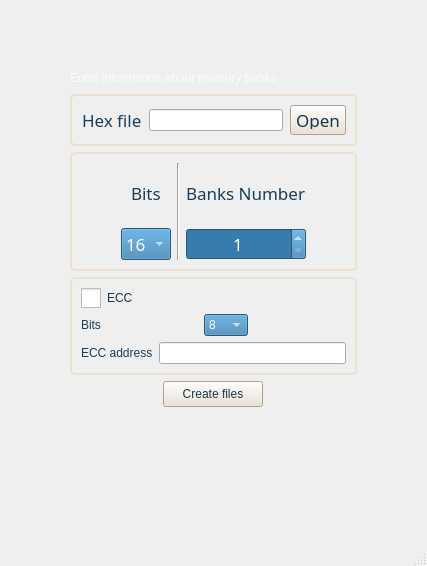
<?xml version="1.0" encoding="UTF-8"?>
<ui version="4.0">
 <class>MainWindow</class>
 <widget class="QMainWindow" name="MainWindow">
  <property name="geometry">
   <rect>
    <x>0</x>
    <y>0</y>
    <width>427</width>
    <height>566</height>
   </rect>
  </property>
  <property name="windowTitle">
   <string>MainWindow</string>
  </property>
  <widget class="QWidget" name="centralwidget">
   <property name="styleSheet">
    <string notr="true">
#centralwidget{
	background: qlineargradient(x1: 0, y1: 0, x2: 0, y2: 1,
                                stop: 0 #367caf,  stop: 1.0 rgb(72, 168, 236));
}

#page_1, #page_2, #page_3{
background-color: rgba(255, 255, 255, 0);
}

QLabel{
	font: 13pt bold &quot;Traditional Arabic&quot;;
	color:rgb(27, 62, 88);
}

#label_enter_info, #label_process_info, #label_welcome{
	color: rgb(252, 252, 244)
}


QPushButton{
	 background-color: rgb(236, 224, 208);
	 color: rgb(23, 54, 76);
	 padding: 5px;
	 font: 13pt  &quot;Traditional Arabic&quot;;
}


QPushButton:pressed{
	 background-color:#dbe3f6 ;
}

QPushButton:hover{
	background-color: rgb(0, 170, 0);
	color: rgb(255, 255, 255);
}

QPushButton::disabled{
	background-color:rgb(141, 185, 238);
}

QGroupBox {
    background-color: qlineargradient(x1: 0, y1: 0, x2: 0, y2: 1,
                                      stop: 0 rgba(219, 227, 246, 128), stop: 1 rgba(252, 252, 244,128));
    border: 2px solid rgb(236, 224, 208);
    border-radius: 5px;
    margin-top: 1ex; /* leave space at the top for the title */
}

QCheckBox{
	 color: rgb(23, 54, 76);
	 font: 13pt  &quot;Traditional Arabic&quot;;
}

QCheckBox:indicator{
    width: 20px;
    height: 20px;
}

QCheckBox::indicator:checked {
    width: 20px;
    height: 20px;
}


QComboBox, QSpinBox {
	background-color: #367caf;
	font: 13pt  bold &quot;Traditional Arabic&quot;;
	color: #ffffff;
    min-width: 3em;
	selection-background-color: #ffffff;
	selection-color: #367caf;
}

QComboBox::disabled{
	background-color:rgb(141, 185, 238);
}

QComboBox QAbstractItemView {
	background-color: #367caf;
}

QSpinBox QAbstractItemView {
	background-color: #367caf;
}

QLineEdit::disabled{
	background-color:rgb(197, 219, 248);
}


</string>
   </property>
   <layout class="QGridLayout" name="gridLayout">
    <item row="0" column="1">
     <widget class="QStackedWidget" name="stackedWidget">
      <property name="currentIndex">
       <number>1</number>
      </property>
      <widget class="QWidget" name="page_1">
       <layout class="QGridLayout" name="gridLayout_4">
        <item row="0" column="0">
         <layout class="QGridLayout" name="gridLayout_2">
          <item row="6" column="1">
           <spacer name="verticalSpacer">
            <property name="orientation">
             <enum>Qt::Vertical</enum>
            </property>
            <property name="sizeHint" stdset="0">
             <size>
              <width>20</width>
              <height>40</height>
             </size>
            </property>
           </spacer>
          </item>
          <item row="1" column="2">
           <spacer name="horizontalSpacer_2">
            <property name="orientation">
             <enum>Qt::Horizontal</enum>
            </property>
            <property name="sizeHint" stdset="0">
             <size>
              <width>40</width>
              <height>20</height>
             </size>
            </property>
           </spacer>
          </item>
          <item row="1" column="0">
           <spacer name="horizontalSpacer">
            <property name="orientation">
             <enum>Qt::Horizontal</enum>
            </property>
            <property name="sizeHint" stdset="0">
             <size>
              <width>40</width>
              <height>20</height>
             </size>
            </property>
           </spacer>
          </item>
          <item row="1" column="1">
           <widget class="QLabel" name="label_welcome">
            <property name="text">
             <string>Welcome to Hex Splitter!</string>
            </property>
           </widget>
          </item>
          <item row="5" column="1">
           <widget class="QPushButton" name="pushButton_start">
            <property name="sizePolicy">
             <sizepolicy hsizetype="Minimum" vsizetype="Minimum">
              <horstretch>0</horstretch>
              <verstretch>0</verstretch>
             </sizepolicy>
            </property>
            <property name="minimumSize">
             <size>
              <width>130</width>
              <height>20</height>
             </size>
            </property>
            <property name="maximumSize">
             <size>
              <width>200</width>
              <height>35</height>
             </size>
            </property>
            <property name="text">
             <string>Start</string>
            </property>
           </widget>
          </item>
          <item row="4" column="1" alignment="Qt::AlignHCenter">
           <widget class="Line" name="line">
            <property name="sizePolicy">
             <sizepolicy hsizetype="Fixed" vsizetype="Fixed">
              <horstretch>0</horstretch>
              <verstretch>0</verstretch>
             </sizepolicy>
            </property>
            <property name="minimumSize">
             <size>
              <width>100</width>
              <height>0</height>
             </size>
            </property>
            <property name="orientation">
             <enum>Qt::Horizontal</enum>
            </property>
           </widget>
          </item>
          <item row="0" column="1">
           <spacer name="verticalSpacer_2">
            <property name="orientation">
             <enum>Qt::Vertical</enum>
            </property>
            <property name="sizeHint" stdset="0">
             <size>
              <width>20</width>
              <height>40</height>
             </size>
            </property>
           </spacer>
          </item>
         </layout>
        </item>
       </layout>
      </widget>
      <widget class="QWidget" name="page_2">
       <layout class="QVBoxLayout" name="verticalLayout">
        <item>
         <layout class="QGridLayout" name="gridLayout_11">
          <property name="topMargin">
           <number>50</number>
          </property>
          <item row="1" column="2">
           <widget class="QLabel" name="label_enter_info">
            <property name="sizePolicy">
             <sizepolicy hsizetype="Minimum" vsizetype="Maximum">
              <horstretch>0</horstretch>
              <verstretch>0</verstretch>
             </sizepolicy>
            </property>
            <property name="text">
             <string>Enter information about memory banks</string>
            </property>
           </widget>
          </item>
          <item row="1" column="4">
           <spacer name="horizontalSpacer_4">
            <property name="orientation">
             <enum>Qt::Horizontal</enum>
            </property>
            <property name="sizeHint" stdset="0">
             <size>
              <width>40</width>
              <height>20</height>
             </size>
            </property>
           </spacer>
          </item>
          <item row="3" column="2">
           <widget class="QGroupBox" name="groupBox_memory">
            <property name="title">
             <string/>
            </property>
            <property name="alignment">
             <set>Qt::AlignCenter</set>
            </property>
            <layout class="QHBoxLayout" name="horizontalLayout_6">
             <item>
              <spacer name="horizontalSpacer_8">
               <property name="orientation">
                <enum>Qt::Horizontal</enum>
               </property>
               <property name="sizeHint" stdset="0">
                <size>
                 <width>40</width>
                 <height>20</height>
                </size>
               </property>
              </spacer>
             </item>
             <item>
              <layout class="QVBoxLayout" name="verticalLayout_8">
               <item alignment="Qt::AlignHCenter">
                <widget class="QLabel" name="label_bits">
                 <property name="sizePolicy">
                  <sizepolicy hsizetype="Preferred" vsizetype="Expanding">
                   <horstretch>0</horstretch>
                   <verstretch>0</verstretch>
                  </sizepolicy>
                 </property>
                 <property name="minimumSize">
                  <size>
                   <width>0</width>
                   <height>0</height>
                  </size>
                 </property>
                 <property name="font">
                  <font>
                   <family>12 Traditional Arabic</family>
                   <pointsize>13</pointsize>
                   <weight>50</weight>
                   <italic>false</italic>
                   <bold>false</bold>
                  </font>
                 </property>
                 <property name="text">
                  <string>Bits</string>
                 </property>
                </widget>
               </item>
               <item alignment="Qt::AlignHCenter">
                <widget class="QComboBox" name="comboBox_bits">
                 <property name="font">
                  <font>
                   <family>12 Traditional Arabic</family>
                   <pointsize>13</pointsize>
                   <weight>50</weight>
                   <italic>false</italic>
                   <bold>false</bold>
                  </font>
                 </property>
                 <item>
                  <property name="text">
                   <string>16</string>
                  </property>
                 </item>
                 <item>
                  <property name="text">
                   <string>32</string>
                  </property>
                 </item>
                 <item>
                  <property name="text">
                   <string>64</string>
                  </property>
                 </item>
                </widget>
               </item>
              </layout>
             </item>
             <item>
              <widget class="Line" name="line_2">
               <property name="orientation">
                <enum>Qt::Vertical</enum>
               </property>
              </widget>
             </item>
             <item>
              <layout class="QVBoxLayout" name="verticalLayout_9">
               <item alignment="Qt::AlignHCenter">
                <widget class="QLabel" name="label_banks_number">
                 <property name="font">
                  <font>
                   <family>12 Traditional Arabic</family>
                   <pointsize>13</pointsize>
                   <weight>50</weight>
                   <italic>false</italic>
                   <bold>false</bold>
                  </font>
                 </property>
                 <property name="text">
                  <string>Banks Number</string>
                 </property>
                </widget>
               </item>
               <item>
                <widget class="QSpinBox" name="spinBox_banks_number">
                 <property name="sizePolicy">
                  <sizepolicy hsizetype="Preferred" vsizetype="Fixed">
                   <horstretch>0</horstretch>
                   <verstretch>0</verstretch>
                  </sizepolicy>
                 </property>
                 <property name="font">
                  <font>
                   <family>12 Traditional Arabic</family>
                   <pointsize>13</pointsize>
                   <weight>50</weight>
                   <italic>false</italic>
                   <bold>false</bold>
                  </font>
                 </property>
                 <property name="alignment">
                  <set>Qt::AlignCenter</set>
                 </property>
                 <property name="buttonSymbols">
                  <enum>QAbstractSpinBox::UpDownArrows</enum>
                 </property>
                 <property name="specialValueText">
                  <string/>
                 </property>
                 <property name="accelerated">
                  <bool>false</bool>
                 </property>
                 <property name="correctionMode">
                  <enum>QAbstractSpinBox::CorrectToPreviousValue</enum>
                 </property>
                 <property name="keyboardTracking">
                  <bool>true</bool>
                 </property>
                 <property name="showGroupSeparator" stdset="0">
                  <bool>false</bool>
                 </property>
                 <property name="minimum">
                  <number>1</number>
                 </property>
                 <property name="singleStep">
                  <number>1</number>
                 </property>
                </widget>
               </item>
              </layout>
             </item>
             <item>
              <spacer name="horizontalSpacer_5">
               <property name="orientation">
                <enum>Qt::Horizontal</enum>
               </property>
               <property name="sizeHint" stdset="0">
                <size>
                 <width>40</width>
                 <height>20</height>
                </size>
               </property>
              </spacer>
             </item>
            </layout>
           </widget>
          </item>
          <item row="4" column="2">
           <widget class="QGroupBox" name="groupBox_ECC_info">
            <property name="title">
             <string/>
            </property>
            <property name="alignment">
             <set>Qt::AlignCenter</set>
            </property>
            <layout class="QGridLayout" name="gridLayout_6">
             <item row="0" column="0">
              <layout class="QVBoxLayout" name="verticalLayout_10">
               <item>
                <widget class="QCheckBox" name="checkBox_ECC">
                 <property name="sizePolicy">
                  <sizepolicy hsizetype="Fixed" vsizetype="Fixed">
                   <horstretch>0</horstretch>
                   <verstretch>0</verstretch>
                  </sizepolicy>
                 </property>
                 <property name="text">
                  <string>ECC</string>
                 </property>
                </widget>
               </item>
               <item>
                <layout class="QHBoxLayout" name="horizontalLayout_3">
                 <item>
                  <widget class="QLabel" name="label_ECC_bits">
                   <property name="sizePolicy">
                    <sizepolicy hsizetype="Maximum" vsizetype="Preferred">
                     <horstretch>0</horstretch>
                     <verstretch>0</verstretch>
                    </sizepolicy>
                   </property>
                   <property name="text">
                    <string>Bits</string>
                   </property>
                  </widget>
                 </item>
                 <item alignment="Qt::AlignHCenter">
                  <widget class="QComboBox" name="comboBox_ECC_bits">
                   <property name="sizePolicy">
                    <sizepolicy hsizetype="Maximum" vsizetype="Fixed">
                     <horstretch>0</horstretch>
                     <verstretch>0</verstretch>
                    </sizepolicy>
                   </property>
                   <property name="maximumSize">
                    <size>
                     <width>16777215</width>
                     <height>16777215</height>
                    </size>
                   </property>
                   <property name="palette">
                    <palette>
                     <active>
                      <colorrole role="WindowText">
                       <brush brushstyle="SolidPattern">
                        <color alpha="255">
                         <red>255</red>
                         <green>255</green>
                         <blue>255</blue>
                        </color>
                       </brush>
                      </colorrole>
                      <colorrole role="Button">
                       <brush brushstyle="SolidPattern">
                        <color alpha="255">
                         <red>54</red>
                         <green>124</green>
                         <blue>175</blue>
                        </color>
                       </brush>
                      </colorrole>
                      <colorrole role="Text">
                       <brush brushstyle="SolidPattern">
                        <color alpha="255">
                         <red>255</red>
                         <green>255</green>
                         <blue>255</blue>
                        </color>
                       </brush>
                      </colorrole>
                      <colorrole role="ButtonText">
                       <brush brushstyle="SolidPattern">
                        <color alpha="255">
                         <red>255</red>
                         <green>255</green>
                         <blue>255</blue>
                        </color>
                       </brush>
                      </colorrole>
                      <colorrole role="Base">
                       <brush brushstyle="SolidPattern">
                        <color alpha="255">
                         <red>54</red>
                         <green>124</green>
                         <blue>175</blue>
                        </color>
                       </brush>
                      </colorrole>
                      <colorrole role="Window">
                       <brush brushstyle="SolidPattern">
                        <color alpha="255">
                         <red>54</red>
                         <green>124</green>
                         <blue>175</blue>
                        </color>
                       </brush>
                      </colorrole>
                      <colorrole role="Highlight">
                       <brush brushstyle="SolidPattern">
                        <color alpha="255">
                         <red>255</red>
                         <green>255</green>
                         <blue>255</blue>
                        </color>
                       </brush>
                      </colorrole>
                      <colorrole role="HighlightedText">
                       <brush brushstyle="SolidPattern">
                        <color alpha="255">
                         <red>54</red>
                         <green>124</green>
                         <blue>175</blue>
                        </color>
                       </brush>
                      </colorrole>
                     </active>
                     <inactive>
                      <colorrole role="WindowText">
                       <brush brushstyle="SolidPattern">
                        <color alpha="255">
                         <red>255</red>
                         <green>255</green>
                         <blue>255</blue>
                        </color>
                       </brush>
                      </colorrole>
                      <colorrole role="Button">
                       <brush brushstyle="SolidPattern">
                        <color alpha="255">
                         <red>54</red>
                         <green>124</green>
                         <blue>175</blue>
                        </color>
                       </brush>
                      </colorrole>
                      <colorrole role="Text">
                       <brush brushstyle="SolidPattern">
                        <color alpha="255">
                         <red>255</red>
                         <green>255</green>
                         <blue>255</blue>
                        </color>
                       </brush>
                      </colorrole>
                      <colorrole role="ButtonText">
                       <brush brushstyle="SolidPattern">
                        <color alpha="255">
                         <red>255</red>
                         <green>255</green>
                         <blue>255</blue>
                        </color>
                       </brush>
                      </colorrole>
                      <colorrole role="Base">
                       <brush brushstyle="SolidPattern">
                        <color alpha="255">
                         <red>54</red>
                         <green>124</green>
                         <blue>175</blue>
                        </color>
                       </brush>
                      </colorrole>
                      <colorrole role="Window">
                       <brush brushstyle="SolidPattern">
                        <color alpha="255">
                         <red>54</red>
                         <green>124</green>
                         <blue>175</blue>
                        </color>
                       </brush>
                      </colorrole>
                      <colorrole role="Highlight">
                       <brush brushstyle="SolidPattern">
                        <color alpha="255">
                         <red>255</red>
                         <green>255</green>
                         <blue>255</blue>
                        </color>
                       </brush>
                      </colorrole>
                      <colorrole role="HighlightedText">
                       <brush brushstyle="SolidPattern">
                        <color alpha="255">
                         <red>54</red>
                         <green>124</green>
                         <blue>175</blue>
                        </color>
                       </brush>
                      </colorrole>
                     </inactive>
                     <disabled>
                      <colorrole role="WindowText">
                       <brush brushstyle="SolidPattern">
                        <color alpha="255">
                         <red>255</red>
                         <green>255</green>
                         <blue>255</blue>
                        </color>
                       </brush>
                      </colorrole>
                      <colorrole role="Button">
                       <brush brushstyle="SolidPattern">
                        <color alpha="255">
                         <red>141</red>
                         <green>185</green>
                         <blue>238</blue>
                        </color>
                       </brush>
                      </colorrole>
                      <colorrole role="Text">
                       <brush brushstyle="SolidPattern">
                        <color alpha="255">
                         <red>255</red>
                         <green>255</green>
                         <blue>255</blue>
                        </color>
                       </brush>
                      </colorrole>
                      <colorrole role="ButtonText">
                       <brush brushstyle="SolidPattern">
                        <color alpha="255">
                         <red>255</red>
                         <green>255</green>
                         <blue>255</blue>
                        </color>
                       </brush>
                      </colorrole>
                      <colorrole role="Base">
                       <brush brushstyle="SolidPattern">
                        <color alpha="255">
                         <red>141</red>
                         <green>185</green>
                         <blue>238</blue>
                        </color>
                       </brush>
                      </colorrole>
                      <colorrole role="Window">
                       <brush brushstyle="SolidPattern">
                        <color alpha="255">
                         <red>141</red>
                         <green>185</green>
                         <blue>238</blue>
                        </color>
                       </brush>
                      </colorrole>
                      <colorrole role="Highlight">
                       <brush brushstyle="SolidPattern">
                        <color alpha="255">
                         <red>255</red>
                         <green>255</green>
                         <blue>255</blue>
                        </color>
                       </brush>
                      </colorrole>
                      <colorrole role="HighlightedText">
                       <brush brushstyle="SolidPattern">
                        <color alpha="255">
                         <red>54</red>
                         <green>124</green>
                         <blue>175</blue>
                        </color>
                       </brush>
                      </colorrole>
                     </disabled>
                    </palette>
                   </property>
                   <item>
                    <property name="text">
                     <string>8</string>
                    </property>
                   </item>
                   <item>
                    <property name="text">
                     <string>16</string>
                    </property>
                   </item>
                   <item>
                    <property name="text">
                     <string>32</string>
                    </property>
                   </item>
                   <item>
                    <property name="text">
                     <string>64</string>
                    </property>
                   </item>
                  </widget>
                 </item>
                </layout>
               </item>
               <item>
                <layout class="QHBoxLayout" name="horizontalLayout_4">
                 <item>
                  <widget class="QLabel" name="label_ECC_address">
                   <property name="text">
                    <string>ECC address</string>
                   </property>
                  </widget>
                 </item>
                 <item>
                  <widget class="QLineEdit" name="lineEdit_ECC_path"/>
                 </item>
                </layout>
               </item>
              </layout>
             </item>
            </layout>
           </widget>
          </item>
          <item row="2" column="2">
           <widget class="QGroupBox" name="groupBox_hex_info">
            <property name="sizePolicy">
             <sizepolicy hsizetype="MinimumExpanding" vsizetype="Minimum">
              <horstretch>0</horstretch>
              <verstretch>0</verstretch>
             </sizepolicy>
            </property>
            <property name="title">
             <string/>
            </property>
            <property name="alignment">
             <set>Qt::AlignCenter</set>
            </property>
            <layout class="QGridLayout" name="gridLayout_5">
             <item row="1" column="0">
              <layout class="QHBoxLayout" name="horizontalLayout_2">
               <property name="spacing">
                <number>7</number>
               </property>
               <property name="sizeConstraint">
                <enum>QLayout::SetDefaultConstraint</enum>
               </property>
               <property name="leftMargin">
                <number>1</number>
               </property>
               <property name="topMargin">
                <number>0</number>
               </property>
               <property name="rightMargin">
                <number>0</number>
               </property>
               <property name="bottomMargin">
                <number>0</number>
               </property>
               <item>
                <widget class="QLabel" name="label_hex_file">
                 <property name="font">
                  <font>
                   <family>12 Traditional Arabic</family>
                   <pointsize>13</pointsize>
                   <weight>50</weight>
                   <italic>false</italic>
                   <bold>false</bold>
                  </font>
                 </property>
                 <property name="text">
                  <string>Hex file</string>
                 </property>
                </widget>
               </item>
               <item>
                <widget class="QLineEdit" name="lineEdit_hex_file">
                 <property name="toolTip">
                  <string>&lt;html&gt;&lt;head/&gt;&lt;body&gt;&lt;p&gt;Choose ER_IROM1 file.&lt;/p&gt;&lt;/body&gt;&lt;/html&gt;</string>
                 </property>
                </widget>
               </item>
               <item>
                <widget class="QPushButton" name="pushButton_open">
                 <property name="sizePolicy">
                  <sizepolicy hsizetype="Preferred" vsizetype="Preferred">
                   <horstretch>0</horstretch>
                   <verstretch>0</verstretch>
                  </sizepolicy>
                 </property>
                 <property name="maximumSize">
                  <size>
                   <width>16777215</width>
                   <height>30</height>
                  </size>
                 </property>
                 <property name="font">
                  <font>
                   <family>Traditional Arabic</family>
                   <pointsize>13</pointsize>
                   <weight>50</weight>
                   <italic>false</italic>
                   <bold>false</bold>
                  </font>
                 </property>
                 <property name="toolTip">
                  <string>&lt;html&gt;&lt;head/&gt;&lt;body&gt;&lt;p&gt;Это кнопка&lt;/p&gt;&lt;/body&gt;&lt;/hrtml&gt;</string>
                 </property>
                 <property name="text">
                  <string>Open</string>
                 </property>
                </widget>
               </item>
              </layout>
             </item>
            </layout>
           </widget>
          </item>
          <item row="6" column="2">
           <spacer name="verticalSpacer_4">
            <property name="orientation">
             <enum>Qt::Vertical</enum>
            </property>
            <property name="sizeHint" stdset="0">
             <size>
              <width>20</width>
              <height>40</height>
             </size>
            </property>
           </spacer>
          </item>
          <item row="1" column="0">
           <spacer name="horizontalSpacer_3">
            <property name="orientation">
             <enum>Qt::Horizontal</enum>
            </property>
            <property name="sizeHint" stdset="0">
             <size>
              <width>40</width>
              <height>20</height>
             </size>
            </property>
           </spacer>
          </item>
          <item row="5" column="2" alignment="Qt::AlignHCenter|Qt::AlignVCenter">
           <widget class="QPushButton" name="pushButton_create">
            <property name="sizePolicy">
             <sizepolicy hsizetype="Fixed" vsizetype="Expanding">
              <horstretch>0</horstretch>
              <verstretch>0</verstretch>
             </sizepolicy>
            </property>
            <property name="minimumSize">
             <size>
              <width>100</width>
              <height>0</height>
             </size>
            </property>
            <property name="maximumSize">
             <size>
              <width>101</width>
              <height>30</height>
             </size>
            </property>
            <property name="text">
             <string>Create files</string>
            </property>
           </widget>
          </item>
         </layout>
        </item>
       </layout>
      </widget>
      <widget class="QWidget" name="page_3">
       <layout class="QGridLayout" name="gridLayout_12">
        <item row="0" column="0">
         <layout class="QGridLayout" name="gridLayout_13">
          <item row="3" column="1" alignment="Qt::AlignHCenter">
           <widget class="QPushButton" name="pushButton_open_folder">
            <property name="sizePolicy">
             <sizepolicy hsizetype="Maximum" vsizetype="Expanding">
              <horstretch>0</horstretch>
              <verstretch>0</verstretch>
             </sizepolicy>
            </property>
            <property name="minimumSize">
             <size>
              <width>120</width>
              <height>0</height>
             </size>
            </property>
            <property name="maximumSize">
             <size>
              <width>84</width>
              <height>30</height>
             </size>
            </property>
            <property name="text">
             <string>Open folder</string>
            </property>
           </widget>
          </item>
          <item row="1" column="1" alignment="Qt::AlignHCenter">
           <widget class="QLabel" name="label_process_info">
            <property name="text">
             <string>Process</string>
            </property>
           </widget>
          </item>
          <item row="2" column="1" alignment="Qt::AlignHCenter">
           <widget class="Line" name="line_5">
            <property name="orientation">
             <enum>Qt::Horizontal</enum>
            </property>
           </widget>
          </item>
          <item row="4" column="1" alignment="Qt::AlignHCenter">
           <widget class="QPushButton" name="pushButton_choose_other">
            <property name="sizePolicy">
             <sizepolicy hsizetype="Maximum" vsizetype="Expanding">
              <horstretch>0</horstretch>
              <verstretch>0</verstretch>
             </sizepolicy>
            </property>
            <property name="minimumSize">
             <size>
              <width>120</width>
              <height>20</height>
             </size>
            </property>
            <property name="maximumSize">
             <size>
              <width>16777215</width>
              <height>30</height>
             </size>
            </property>
            <property name="text">
             <string>Choose other file</string>
            </property>
           </widget>
          </item>
          <item row="3" column="0">
           <spacer name="horizontalSpacer_6">
            <property name="orientation">
             <enum>Qt::Horizontal</enum>
            </property>
            <property name="sizeHint" stdset="0">
             <size>
              <width>40</width>
              <height>20</height>
             </size>
            </property>
           </spacer>
          </item>
          <item row="0" column="1">
           <spacer name="verticalSpacer_5">
            <property name="orientation">
             <enum>Qt::Vertical</enum>
            </property>
            <property name="sizeHint" stdset="0">
             <size>
              <width>20</width>
              <height>40</height>
             </size>
            </property>
           </spacer>
          </item>
          <item row="5" column="1">
           <spacer name="verticalSpacer_3">
            <property name="orientation">
             <enum>Qt::Vertical</enum>
            </property>
            <property name="sizeHint" stdset="0">
             <size>
              <width>20</width>
              <height>40</height>
             </size>
            </property>
           </spacer>
          </item>
          <item row="3" column="2">
           <spacer name="horizontalSpacer_7">
            <property name="orientation">
             <enum>Qt::Horizontal</enum>
            </property>
            <property name="sizeHint" stdset="0">
             <size>
              <width>40</width>
              <height>20</height>
             </size>
            </property>
           </spacer>
          </item>
         </layout>
        </item>
       </layout>
      </widget>
     </widget>
    </item>
   </layout>
  </widget>
  <widget class="QMenuBar" name="menubar">
   <property name="geometry">
    <rect>
     <x>0</x>
     <y>0</y>
     <width>427</width>
     <height>21</height>
    </rect>
   </property>
  </widget>
  <widget class="QStatusBar" name="statusbar"/>
 </widget>
 <resources>
  <include location="../res.qrc"/>
 </resources>
 <connections/>
</ui>
